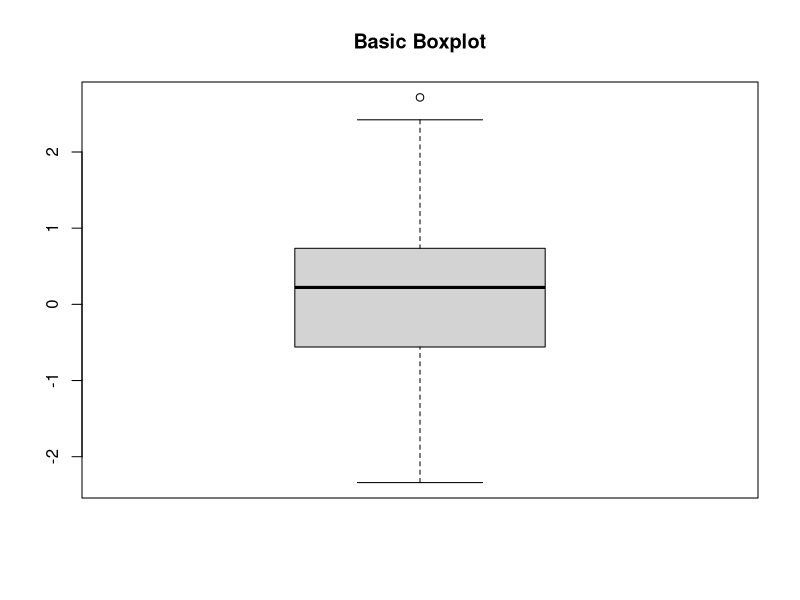
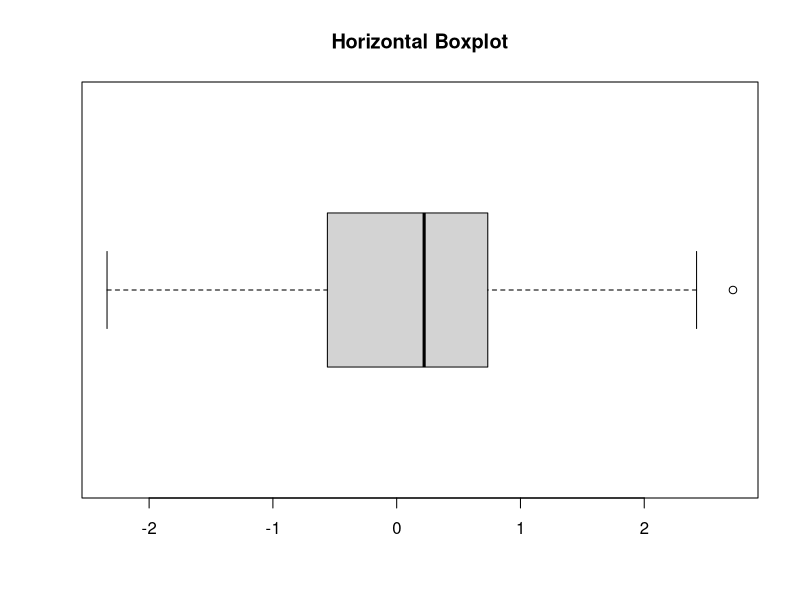
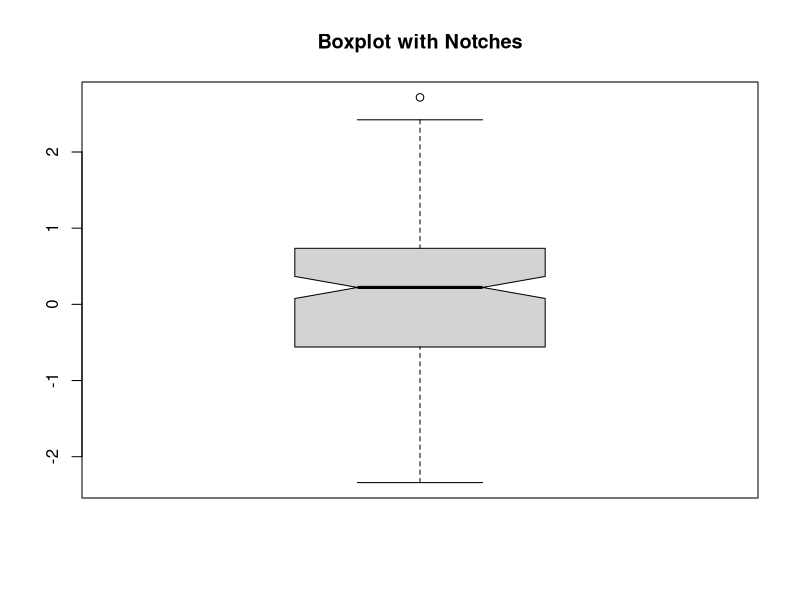
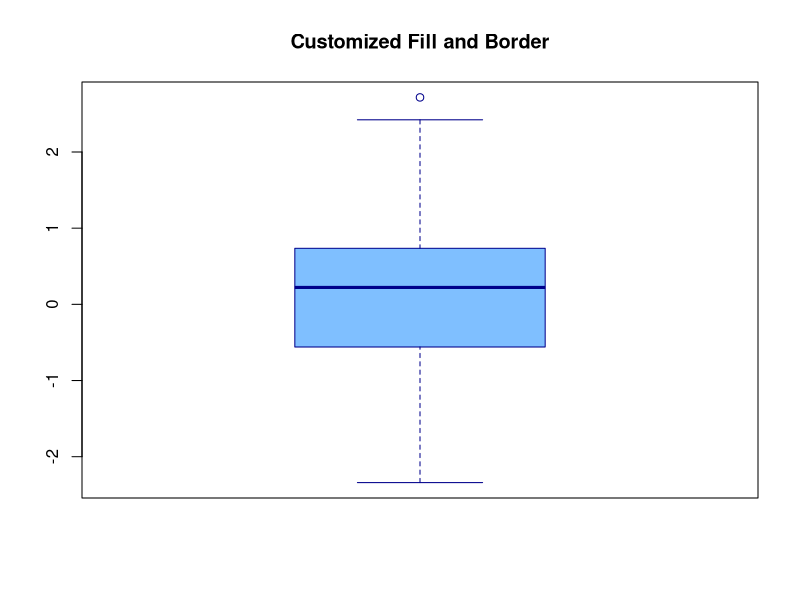
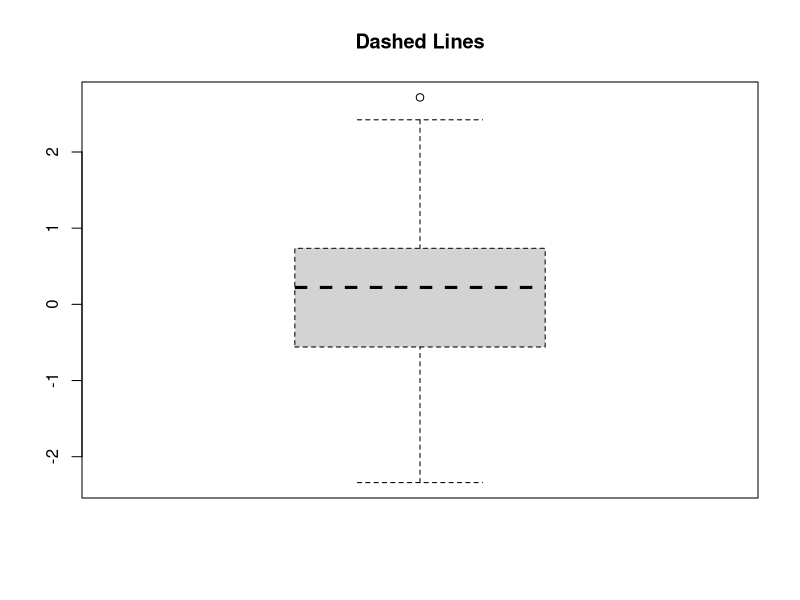
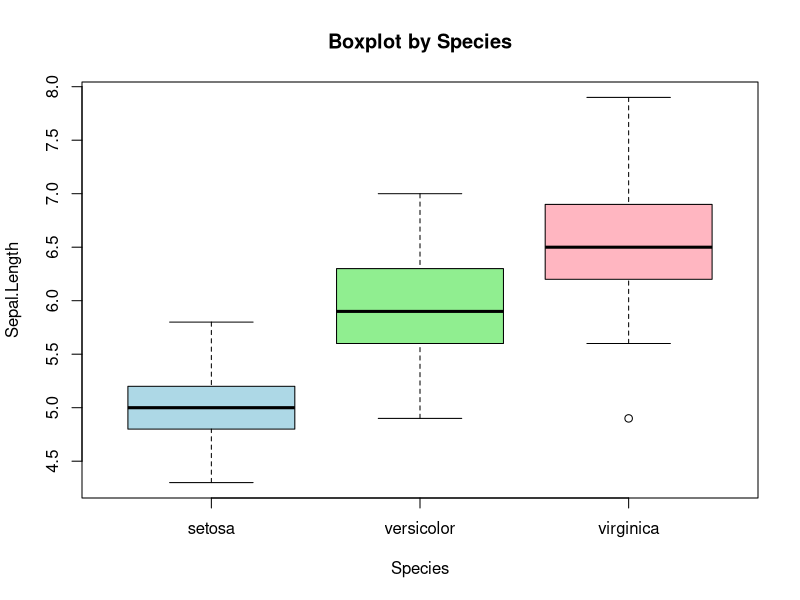
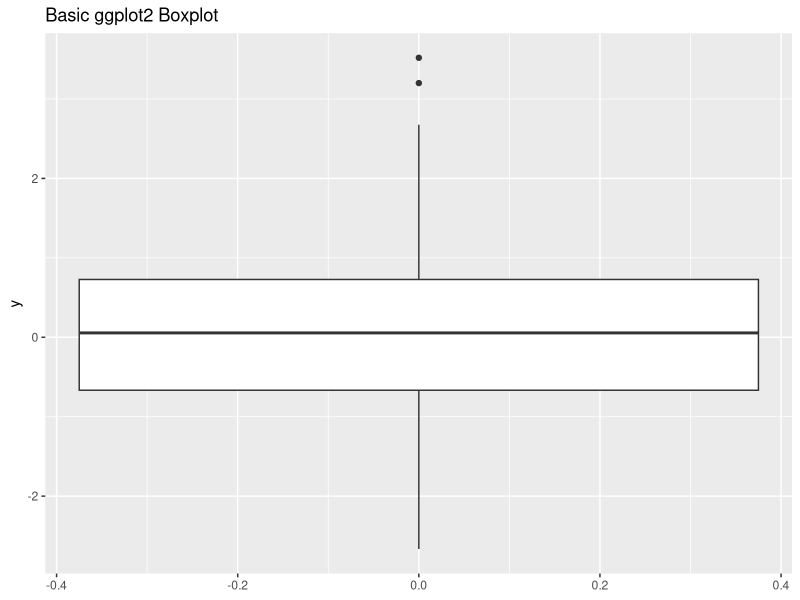
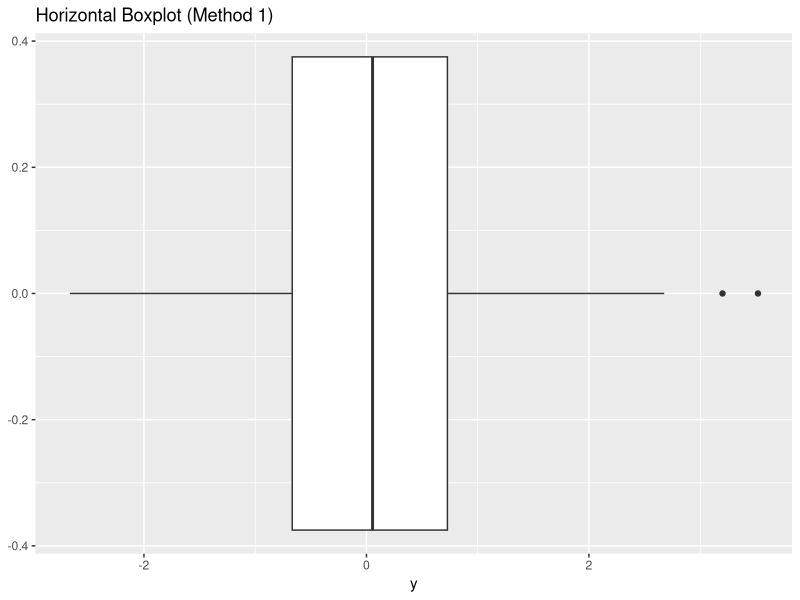

These figures' R source, in order:
# SECTION 1: Base R Boxplots

# 1.1 Basic Boxplot
set.seed(7)
x <- rnorm(200)
boxplot(x, main = "Basic Boxplot")

# 1.2 Horizontal Boxplot
boxplot(x, horizontal = TRUE, main = "Horizontal Boxplot")

# 1.3 Boxplot with Notches
boxplot(x, notch = TRUE, main = "Boxplot with Notches")

# 1.4 Customized Boxplot Appearance
boxplot(x, col = rgb(0, 0.5, 1, alpha = 0.5), border = "darkblue", main = "Customized Fill and Border")
boxplot(x, lty = 2, main = "Dashed Lines")

# 1.5 Boxplot Grouped by Factor
data(iris)
boxplot(Sepal.Length ~ Species, data = iris,
        col = c("lightblue", "lightgreen", "lightpink"),
        main = "Boxplot by Species")

# ---------------------------
# SECTION 2: ggplot2 Boxplots

# Load the ggplot2 package
library(ggplot2)

# 2.1 Basic Boxplot
set.seed(3)
y <- rnorm(500)
df <- data.frame(y = y)

ggplot(df, aes(y = y)) +
  geom_boxplot() +
  ggtitle("Basic ggplot2 Boxplot")

# 2.2 Horizontal Boxplot
ggplot(df, aes(x = y)) +
  geom_boxplot() +
  ggtitle("Horizontal Boxplot (Method 1)")

ggplot(df, aes(y = y)) +
  geom_boxplot() +
  coord_flip() +
  ggtitle("Horizontal Boxplot (Method 2)")

# 2.3 Grouped Boxplot
set.seed(136)
df_group <- data.frame(
  y = rnorm(300),
  group = sample(LETTERS[1:3], size = 300, replace = TRUE)
)

ggplot(df_group, aes(x = group, y = y)) +
  geom_boxplot() +
  ggtitle("Grouped Boxplot")

# 2.4 Boxplot with Jittered Points
ggplot(df_group, aes(x = group, y = y)) +
  geom_boxplot(outlier.shape = NA) +
  geom_jitter(width = 0.2, alpha = 0.5) +
  ggtitle("Boxplot with Jittered Points")

# 2.5 Customized Boxplot Appearance
ggplot(df_group, aes(x = group, y = y, fill = group)) +
  geom_boxplot(color = "black", alpha = 0.7) +
  theme_minimal() +
  labs(title = "Customized Boxplot", x = "Group", y = "Values") +
  scale_fill_manual(values = c("A" = "lightblue", "B" = "lightgreen", "C" = "lightpink"))

